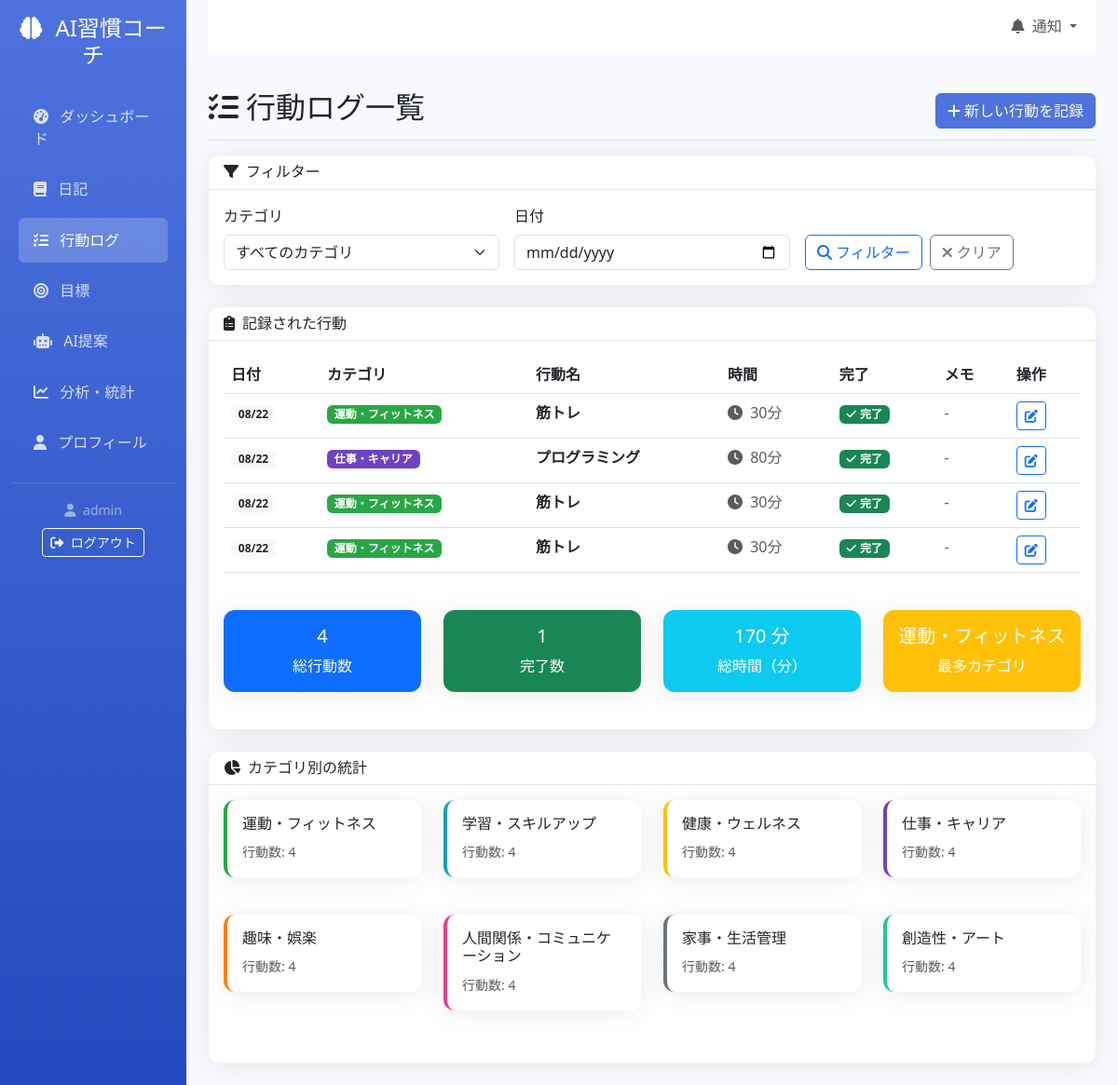
The app's page /actions/ (signed in) with its own data.
### myapp/models.py (models this page shows, shortened)
class ActionLog(models.Model):
    user = models.ForeignKey(User, on_delete=models.CASCADE, verbose_name="ユーザー")  # 記録ユーザー
    category = models.ForeignKey(HabitCategory, on_delete=models.CASCADE, verbose_name="カテゴリ")  # 習慣カテゴリ
    action_name = models.CharField(max_length=200, verbose_name="行動名")              # 行動名（例：30分の散歩）
    duration_minutes = models.IntegerField(verbose_name="継続時間（分）")                # 実施時間（分）
    completed = models.BooleanField(default=True, verbose_name="完了")                  # 完了フラグ
    notes = models.TextField(blank=True, verbose_name="メモ")                          # メモ欄
    date = models.DateField(default=timezone.now, verbose_name="日付")                 # 実施日
    created_at = models.DateTimeField(auto_now_add=True, verbose_name="作成日時")      # 作成日時
    class Meta:
        verbose_name = "行動ログ"
        verbose_name_plural = "行動ログ"

class HabitCategory(models.Model):
    name = models.CharField(max_length=100, verbose_name="カテゴリ名")  # カテゴリ名
    description = models.TextField(blank=True, verbose_name="説明")      # カテゴリの説明
    color = models.CharField(max_length=7, default="#007bff", verbose_name="色")  # 表示用カラーコード
    created_at = models.DateTimeField(auto_now_add=True, verbose_name="作成日時")   # 作成日時
    class Meta:
        verbose_name = "習慣カテゴリ"
        verbose_name_plural = "習慣カテゴリ"

### myapp/views.py (the view)
# urls.py: path('actions/', views.action_log_list, name='action_log_list'),  # 行動ログ一覧
@login_required
def action_log_list(request):
    actions = ActionLog.objects.filter(
        user=request.user
    ).order_by('-date', '-created_at')
    category_filter = request.GET.get('category')
    if category_filter:
        actions = actions.filter(category__name=category_filter)
    date_filter = request.GET.get('date')
    if date_filter:
        try:
            filter_date = date.fromisoformat(date_filter)
            actions = actions.filter(date=filter_date)
        except ValueError:
            pass
    qs = actions.annotate(
        duration_int=Cast('duration_minutes', IntegerField())
    )
    total_duration = qs.aggregate(total=Sum('duration_int'))['total'] or 0
    categories = HabitCategory.objects.all()
    return render(request, 'myapp/action_log_list.html', {
        'actions': actions,
        'categories': categories,
        'total_duration': total_duration,
    })

### myapp/templates/myapp/action_log_list.html (shortened to what this page needs)
{% extends 'myapp/base.html' %}
{% block content %}
<div class="d-flex justify-content-between flex-wrap flex-md-nowrap align-items-center pt-3 pb-2 mb-3 border-bottom">
    <h1 class="h2">
        <i class="fas fa-list-check me-2"></i>行動ログ一覧
    </h1>
    <div class="btn-toolbar mb-2 mb-md-0">
        <a href="{% url 'myapp:action_log_create' %}" class="btn btn-primary">
            <i class="fas fa-plus me-1"></i>新しい行動を記録
        </a>
    </div>
</div>
<div class="card mb-4">
    <div class="card-header">
        <h6 class="mb-0">
            <i class="fas fa-filter me-2"></i>フィルター
        </h6>
    </div>
    <div class="card-body">
        <form method="get" class="row g-3">
            <div class="col-md-4">
                <label for="category" class="form-label">カテゴリ</label>
                <select name="category" id="category" class="form-select">
                    <option value="">すべてのカテゴリ</option>
                </select>
            </div>
            <div class="col-md-4">
                <label for="date" class="form-label">日付</label>
                <input type="date" name="date" id="date" class="form-control" value="{{ request.GET.date }}">
            </div>
            <div class="col-md-4 d-flex align-items-end">
                <button type="submit" class="btn btn-outline-primary me-2">
                    <i class="fas fa-search me-1"></i>フィルター
                </button>
                <a href="{% url 'myapp:action_log_list' %}" class="btn btn-outline-secondary">
                    <i class="fas fa-times me-1"></i>クリア
                </a>
            </div>
        </form>
    </div>
</div>
<div class="card">
    <div class="card-header">
        <h6 class="mb-0">
            <i class="fas fa-clipboard-list me-2"></i>記録された行動
        </h6>
    </div>
    <div class="card-body">
        {% if actions %}
            <div class="table-responsive">
                <table class="table table-hover">
                    <thead>
                        <tr>
                            <th>日付</th>
                            <th>カテゴリ</th>
                            <th>行動名</th>
                            <th>時間</th>
                            <th>完了</th>
                            <th>メモ</th>
                            <th>操作</th>
                        </tr>
                    </thead>
                    <tbody>
                        {% for action in actions %}
                        <tr>
                            <td>
                                <span class="badge bg-light text-dark">
                                    {{ action.date|date:"m/d" }}
                                </span>
                            </td>
                            <td>
                                <span class="badge" style="background-color: {{ action.category.color }};">
                                    {{ action.category.name }}
                                </span>
                            </td>
                            <td>
                                <strong>{{ action.action_name }}</strong>
                            </td>
                            <td>
                                <span class="text-muted">
                                    <i class="fas fa-clock me-1"></i>
                                    {{ action.duration_minutes }}分
                                </span>
                            </td>
                            <td>
                                {% if action.completed %}
                                    <span class="badge bg-success">
                                        <i class="fas fa-check me-1"></i>完了
                                    </span>
                                {% else %}
                                    <span class="badge bg-warning">
                                        <i class="fas fa-clock me-1"></i>未完了
                                    </span>
                                {% endif %}
                            </td>
                            <td>
                                {% if action.notes %}
                                    <small class="text-muted">{{ action.notes|truncatechars:30 }}</small>
                                {% else %}
                                    <span class="text-muted">-</span>
                                {% endif %}
                            </td>
                            <td>
                                <a href="{% url 'myapp:action_log_edit' action.id %}" class="btn btn-outline-primary btn-sm">
                                    <i class="fas fa-edit"></i>
                                </a>
                            </td>
                        </tr>
                        {% endfor %}
                    </tbody>
                </table>
            </div>
            <div class="row mt-4">
                <div class="col-md-3">
                    <div class="card bg-primary text-white">
                        <div class="card-body text-center">
                            <h5 class="card-title">{{ actions.count }}</h5>
                            <p class="card-text">総行動数</p>
                        </div>
                    </div>
                </div>
                <div class="col-md-3">
                    <div class="card bg-success text-white">
                        <div class="card-body text-center">
                            <h5 class="card-title">
                                {{ actions|length|add:"-1"|add:actions.0.completed|yesno:"1,0" }}
                            </h5>
                            <p class="card-text">完了数</p>
                        </div>
                    </div>
                </div>
                <div class="col-md-3">
                    <div class="card bg-info text-white">
                        <div class="card-body text-center">
                            <h5 class="card-title">{{ total_duration }} 分</h5>
                            <p class="card-text">総時間（分）</p>
                        </div>
                    </div>
                </div>
                <div class="col-md-3">
                    <div class="card bg-warning text-white">
                        <div class="card-body text-center">
                            <h5 class="card-title">
                                {% for action in actions %}
                                    {% if forloop.first %}
                                        {{ action.category.name }}
                                    {% endif %}
                                {% endfor %}
                            </h5>
                            <p class="card-text">最多カテゴリ</p>
                        </div>
                    </div>
                </div>
            </div>
        {% endif %}
    </div>
</div>
{% if actions %}
<div class="card mt-4">
    <div class="card-header">
        <h6 class="mb-0">
            <i class="fas fa-chart-pie me-2"></i>カテゴリ別の統計
        </h6>
    </div>
    <div class="card-body">
        <div class="row">
            {% for category in categories %}
            <div class="col-md-3 mb-3">
                <div class="card border-0" style="border-left: 4px solid {{ category.color }} !important;">
                    <div class="card-body">
                        <h6 class="card-title">{{ category.name }}</h6>
                        <p class="card-text">
                            <small class="text-muted">
                                行動数: {{ actions|length }}
                            </small>
                        </p>
                    </div>
                </div>
            </div>
            {% endfor %}
        </div>
    </div>
</div>
{% endif %}
{% endblock %}

### myapp/templates/myapp/base.html (shortened to what this page needs)
<!DOCTYPE html>
<html lang="ja">
<head>
    <link href="https://cdn.jsdelivr.net/npm/bootstrap@5.3.0/dist/css/bootstrap.min.css" rel="stylesheet">
    <link rel="stylesheet" href="https://cdnjs.cloudflare.com/ajax/libs/font-awesome/6.4.0/css/all.min.css">
</head>
<body>
    <div class="container-fluid">
        <div class="row">
            <nav class="col-md-3 col-lg-2 d-md-block sidebar collapse">
                <div class="position-sticky pt-3">
                    <div class="text-center mb-4">
                        <h4 class="text-white">
                            <i class="fas fa-brain me-2"></i>
                            AI習慣コーチ
                        </h4>
                    </div>
                    <ul class="nav flex-column">
                        <li class="nav-item">
                            <a class="nav-link {% if request.resolver_match.url_name == 'dashboard' %}active{% endif %}" href="{% url 'myapp:dashboard' %}">
                                <i class="fas fa-tachometer-alt me-2"></i>
                                ダッシュボード
                            </a>
                        </li>
                        <li class="nav-item">
                            <a class="nav-link {% if 'diary' in request.resolver_match.url_name %}active{% endif %}" href="{% url 'myapp:diary_list' %}">
                                <i class="fas fa-book me-2"></i>
                                日記
                            </a>
                        </li>
                        <li class="nav-item">
                            <a class="nav-link {% if 'action' in request.resolver_match.url_name %}active{% endif %}" href="{% url 'myapp:action_log_list' %}">
                                <i class="fas fa-list-check me-2"></i>
                                行動ログ
                            </a>
                        </li>
                        <li class="nav-item">
                            <a class="nav-link {% if 'goal' in request.resolver_match.url_name %}active{% endif %}" href="{% url 'myapp:goal_list' %}">
                                <i class="fas fa-bullseye me-2"></i>
                                目標
                            </a>
                        </li>
                        <li class="nav-item">
                            <a class="nav-link {% if 'ai' in request.resolver_match.url_name %}active{% endif %}" href="{% url 'myapp:ai_recommendations' %}">
                                <i class="fas fa-robot me-2"></i>
                                AI提案
                            </a>
                        </li>
                        <li class="nav-item">
                            <a class="nav-link {% if request.resolver_match.url_name == 'analytics' %}active{% endif %}" href="{% url 'myapp:analytics' %}">
                                <i class="fas fa-chart-line me-2"></i>
                                分析・統計
                            </a>
                        </li>
                        <li class="nav-item">
                            <a class="nav-link {% if request.resolver_match.url_name == 'profile' %}active{% endif %}" href="{% url 'myapp:profile' %}">
                                <i class="fas fa-user me-2"></i>
                                プロフィール
                            </a>
                        </li>
                    </ul>
                    <hr class="text-white-50">
                    <div class="text-center">
                        <small class="text-white-50">
                            <i class="fas fa-user me-1"></i>
                            {{ user.username }}
                        </small>
                        <br>
                        <a href="{% url 'logout' %}" class="btn btn-outline-light btn-sm mt-2">
                            <i class="fas fa-sign-out-alt me-1"></i>
                            ログアウト
                        </a>
                    </div>
                </div>
            </nav>
            <main class="col-md-9 ms-sm-auto col-lg-10 px-md-4 main-content">
                <nav class="navbar navbar-expand-lg navbar-light bg-white mb-4">
                    <div class="container-fluid">
                        <div class="navbar-nav ms-auto">
                            <div class="nav-item dropdown">
                                <a class="nav-link dropdown-toggle" href="#" role="button" data-bs-toggle="dropdown">
                                    <i class="fas fa-bell me-1"></i>
                                    通知
                                </a>
                            </div>
                        </div>
                    </div>
                </nav>
                {% block content %}{% endblock %}
            </main>
        </div>
    </div>
</body>
</html>

### myapp/templates/myapp/base.html (style rules this page uses)
:root { --primary-color: #4e73df; --secondary-color: #858796; --success-color: #1cc88a; --info-color: #36b9cc; --warning-color: #f6c23e; --danger-color: #e74a3b; }
.sidebar { min-height: 100vh; background: linear-gradient(180deg, var(--primary-color) 0%, #224abe 100%); box-shadow: 0 0.15rem 1.75rem 0 rgba(58, 59, 69, 0.15); }
.sidebar .nav-link { color: rgba(255, 255, 255, 0.8); padding: 0.75rem 1rem; border-radius: 0.35rem; margin: 0.2rem 0.5rem; transition: all 0.2s; }
.sidebar .nav-link.active { color: #fff; background-color: rgba(255, 255, 255, 0.2); }
.main-content { background-color: #f8f9fc; min-height: 100vh; }
.card { border: none; border-radius: 0.75rem; box-shadow: 0 0.15rem 1.75rem 0 rgba(58, 59, 69, 0.1); margin-bottom: 1.5rem; }
.card-header { background-color: #fff; border-bottom: 1px solid #e3e6f0; border-radius: 0.75rem 0.75rem 0 0 !important; font-weight: 600; }
.btn-primary { background-color: var(--primary-color); border-color: var(--primary-color); }

### records on screen
ActionLog: date "08/22", category.name "運動・フィットネス", action_name "筋トレ", duration_minutes "30", completed True (drawn)
ActionLog: date "08/22", category.name "仕事・キャリア", action_name "プログラミング", duration_minutes "80", completed True (drawn)
ActionLog: date "08/22", category.name "運動・フィットネス", action_name "筋トレ", duration_minutes "30", completed True (drawn)
ActionLog: date "08/22", category.name "運動・フィットネス", action_name "筋トレ", duration_minutes "30", completed True (drawn)
HabitCategory: name "運動・フィットネス", actions "4"
HabitCategory: name "学習・スキルアップ", actions "4"
HabitCategory: name "健康・ウェルネス", actions "4"
HabitCategory: name "仕事・キャリア", actions "4"
HabitCategory: name "趣味・娯楽", actions "4"
HabitCategory: name "人間関係・コミュニケーション", actions "4"
HabitCategory: name "家事・生活管理", actions "4"
HabitCategory: name "創造性・アート", actions "4"

### other values on screen
{{ user.username }} "admin"
{{ actions.count }} "4"
{{ actions|length|add:"-1"|add:actions.0.completed|yesno:"1,0" }} "1"
{{ total_duration }} "170"
